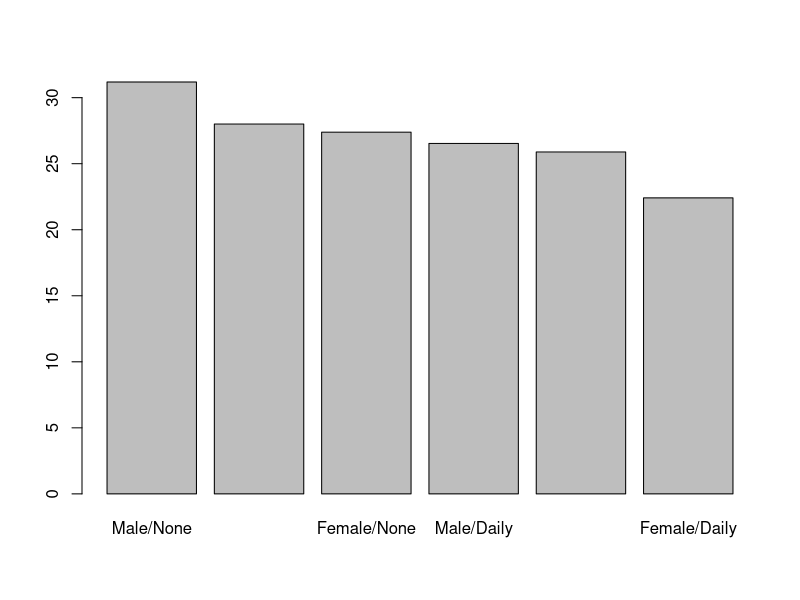

The R script that drew this image:
############################
# Name: Aiden Metz         #
# STAT 331: Handout 10     #
############################

setwd("C:/Users/student/Desktop/Stat331")

install.packages("dplyr")
install.packages("plyr")
library(plyr)
library(dplyr)
search()

smoke <- read.csv("smoking.csv")
smoke.t<-tibble(smoke)
smoke.n <- smoke%>%filter(currentSmk=="No")
smoke.y<- smoke%>%filter(currentSmk=="Yes")
smoke.y

smoke.n <- smoke[smoke$currentSmk=="No",]
smoke.y<- smoke[smoke$currentSmk=="Yes",]
smoke.n

smoke.n <- smoke.t%>%filter(currentSmk=="No")
smoke.y<- smoke.t%>%filter(currentSmk=="Yes")
smoke.n
smoke.fy <- smoke.t%>%filter(currentSmk=="Yes", sex=="Female") 
smoke.fy
smoke.fy %>% summarize(mean=mean(numCigs))
?match
smoke.t %>% filter(exercise  %in% c("Some Days", "Daily"))
smoke.t %>% filter(exercise =="Some Days"| exercise =="Daily")

smoke.t %>% select(height, weight) %>%
   mutate(heightM=height*2.54, weightM=weight*.45, BMI= 10000*weightM/(heightM^2))

smoke.t %>% summarise(mean(numCigs), sd(numCigs), mean(height), sd(height))


smoke.t %>% group_by(sex) %>% summarise(mean=mean(numCigs), sd=sd(numCigs))
tapply(smoke.t$numCigs, smoke.t$sex, mean)
with(smoke.t, tapply(numCigs, sex, mean))
smoke.t$letter <- sample(c("a", "b", "c", "d"), 1000, replace = T)
smoke.t %>% arrange(letter, id)

bmis <- smoke.t %>%
  mutate(heightM=height*2.54, weightM=weight*.45, 
         BMI= 10000*weightM/(heightM^2)) %>%
  group_by(sex, exercise) %>%
  summarise(meanBMI=mean(BMI)) %>%
  arrange(-meanBMI)

class(bmis)
with(bmis, barplot(meanBMI, names.arg = paste(sex,"/",exercise, sep="")))
?barplot







d<-14*13
a <- 8*7/d
b <- 2*8*2/d
c <- 2/d
q<- 2*8*4/d
e <- 2 *4*2/d
f <- 4*3/d
a+b+c+q+e+f
a
b
c
q
e
f
